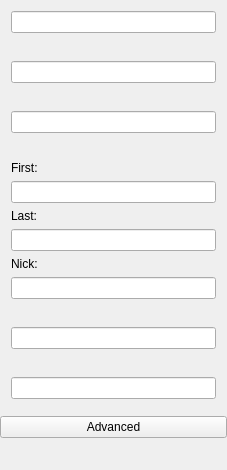
<ui version="4.0" >
 <class>ICQSearchBase</class>
 <widget class="QWidget" name="ICQSearchBase" >
  <property name="geometry" >
   <rect>
    <x>0</x>
    <y>0</y>
    <width>227</width>
    <height>470</height>
   </rect>
  </property>
  <property name="windowTitle" >
   <string>Form1</string>
  </property>
  <layout class="QVBoxLayout" >
   <property name="margin" >
    <number>0</number>
   </property>
   <property name="spacing" >
    <number>6</number>
   </property>
   <item>
    <widget class="RadioGroup" native="1" name="grpUin" >
     <layout class="QVBoxLayout" >
      <property name="margin" >
       <number>11</number>
      </property>
      <property name="spacing" >
       <number>6</number>
      </property>
      <item>
       <widget class="QLineEdit" name="edtUIN" />
      </item>
     </layout>
    </widget>
   </item>
   <item>
    <widget class="RadioGroup" native="1" name="grpScreen" >
     <layout class="QVBoxLayout" >
      <property name="margin" >
       <number>11</number>
      </property>
      <property name="spacing" >
       <number>6</number>
      </property>
      <item>
       <widget class="QLineEdit" name="edtScreen" />
      </item>
     </layout>
    </widget>
   </item>
   <item>
    <widget class="RadioGroup" native="1" name="grpMail" >
     <layout class="QVBoxLayout" >
      <property name="margin" >
       <number>11</number>
      </property>
      <property name="spacing" >
       <number>6</number>
      </property>
      <item>
       <widget class="QLineEdit" name="edtMail" />
      </item>
     </layout>
    </widget>
   </item>
   <item>
    <widget class="RadioGroup" native="1" name="grpName" >
     <layout class="QVBoxLayout" >
      <property name="margin" >
       <number>11</number>
      </property>
      <property name="spacing" >
       <number>6</number>
      </property>
      <item>
       <widget class="QLabel" name="lblFirst" >
        <property name="text" >
         <string>First:</string>
        </property>
        <property name="alignment" >
         <set>Qt::AlignLeading|Qt::AlignLeft|Qt::AlignVCenter</set>
        </property>
        <property name="wordWrap" >
         <bool>false</bool>
        </property>
       </widget>
      </item>
      <item>
       <widget class="QLineEdit" name="edtFirst" />
      </item>
      <item>
       <widget class="QLabel" name="lblLast" >
        <property name="text" >
         <string>Last:</string>
        </property>
        <property name="wordWrap" >
         <bool>false</bool>
        </property>
       </widget>
      </item>
      <item>
       <widget class="QLineEdit" name="edtLast" />
      </item>
      <item>
       <widget class="QLabel" name="lblNick" >
        <property name="text" >
         <string>Nick:</string>
        </property>
        <property name="wordWrap" >
         <bool>false</bool>
        </property>
       </widget>
      </item>
      <item>
       <widget class="QLineEdit" name="edtNick" />
      </item>
     </layout>
    </widget>
   </item>
   <item>
    <widget class="RadioGroup" native="1" name="grpAOL" >
     <layout class="QVBoxLayout" >
      <property name="margin" >
       <number>11</number>
      </property>
      <property name="spacing" >
       <number>6</number>
      </property>
      <item>
       <widget class="QLineEdit" name="edtAOL" />
      </item>
     </layout>
    </widget>
   </item>
   <item>
    <widget class="RadioGroup" native="1" name="grpAOL_UIN" >
     <layout class="QVBoxLayout" >
      <property name="margin" >
       <number>11</number>
      </property>
      <property name="spacing" >
       <number>6</number>
      </property>
      <item>
       <widget class="QLineEdit" name="edtAOL_UIN" />
      </item>
     </layout>
    </widget>
   </item>
   <item>
    <widget class="QPushButton" name="btnAdvanced" >
     <property name="text" >
      <string>Advanced</string>
     </property>
    </widget>
   </item>
   <item>
    <spacer>
     <property name="orientation" >
      <enum>Qt::Vertical</enum>
     </property>
     <property name="sizeType" >
      <enum>QSizePolicy::Expanding</enum>
     </property>
     <property name="sizeHint" >
      <size>
       <width>20</width>
       <height>20</height>
      </size>
     </property>
    </spacer>
   </item>
  </layout>
 </widget>
 <customwidgets>
  <customwidget>
   <class>RadioGroup</class>
   <extends>QWidget</extends>
   <header>intedit.h</header>
   <container>1</container>
  </customwidget>
 </customwidgets>
 <tabstops>
  <tabstop>edtUIN</tabstop>
  <tabstop>edtScreen</tabstop>
  <tabstop>edtMail</tabstop>
  <tabstop>edtFirst</tabstop>
  <tabstop>edtLast</tabstop>
  <tabstop>edtNick</tabstop>
  <tabstop>edtAOL</tabstop>
  <tabstop>edtAOL_UIN</tabstop>
  <tabstop>btnAdvanced</tabstop>
 </tabstops>
 <resources/>
 <connections/>
</ui>
